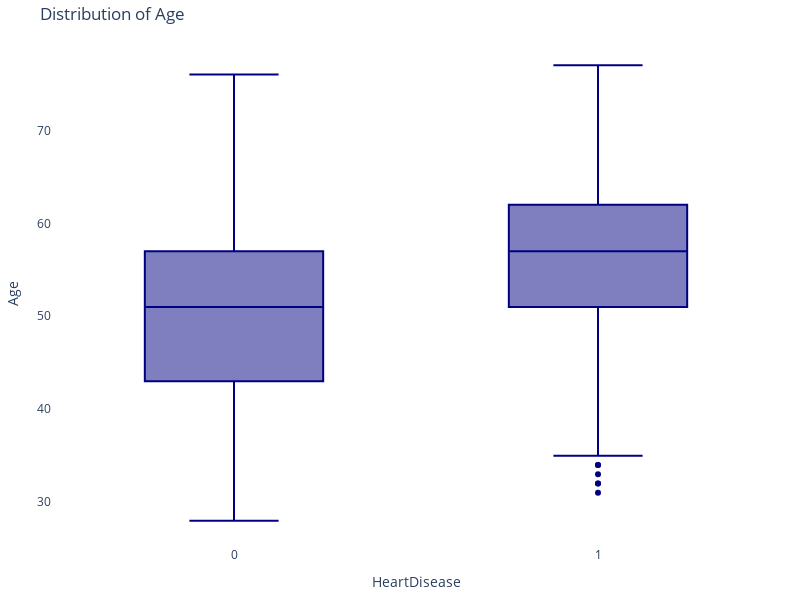

Notebook code cell kept with this figure:
### Markdown cell above
# DATA - BOXPLOT (OUTLIERS)
A box plot, also known as a box-and-whisker plot, illustrates the distribution of quantitative data, facilitating comparisons between variables. The box represents the quartiles of the dataset, while the whiskers extend to depict the remainder of the distribution. This standardized method of displaying data distribution is based on the five-number summary:
- Minimum
- First quartile
- Median
- Third quartile
- Maximum
In its simplest form, the central rectangle of the box plot spans from the first quartile to the third quartile, representing the interquartile range (IQR). A line within the rectangle indicates the median, and the “whiskers” above and below the box denote the positions of the minimum and maximum values.

### Code cell
# Distribution of Age

import plotly.express as px

# Assuming df is your DataFrame
fig = px.box(   df, 
                y = "Age", 
                x = "HeartDisease", 
                title = "Distribution of Age",
                color_discrete_sequence = ["navy"])  # Set the color to blue

# Update the layout and margins to set the plot
fig.update_layout(  plot_bgcolor = 'white', width = 800, height = 600,
                    margin = dict(l = 20, r = 20, t = 40, b = 20))  # Adjust margins to make the plot tighter

fig.show()

### Figure 1 — Plotly figure (JSON) as saved in the notebook; plotly's stock layout.template omitted (floating-point values rounded to 4 significant figures; data arrays with more than 128 entries replaced by an {"elided": "..."} marker saying what was removed)
{"data": [{"alignmentgroup": "True", "hovertemplate": "HeartDisease=%{x}<br>Age=%{y}<extra></extra>", "legendgroup": "", "marker": {"color": "navy"}, "name": "", "notched": false, "offsetgroup": "", "orientation": "v", "showlegend": false, "type": "box", "x": {"elided": "918 int values"}, "x0": " ", "xaxis": "x", "y": {"elided": "918 int values"}, "y0": " ", "yaxis": "y"}], "layout": {"boxmode": "group", "height": 600, "legend": {"tracegroupgap": 0}, "margin": {"b": 20, "l": 20, "r": 20, "t": 40}, "plot_bgcolor": "white", "title": {"text": "Distribution of Age"}, "width": 800, "xaxis": {"anchor": "y", "domain": [0, 1], "title": {"text": "HeartDisease"}}, "yaxis": {"anchor": "x", "domain": [0, 1], "title": {"text": "Age"}}}}
